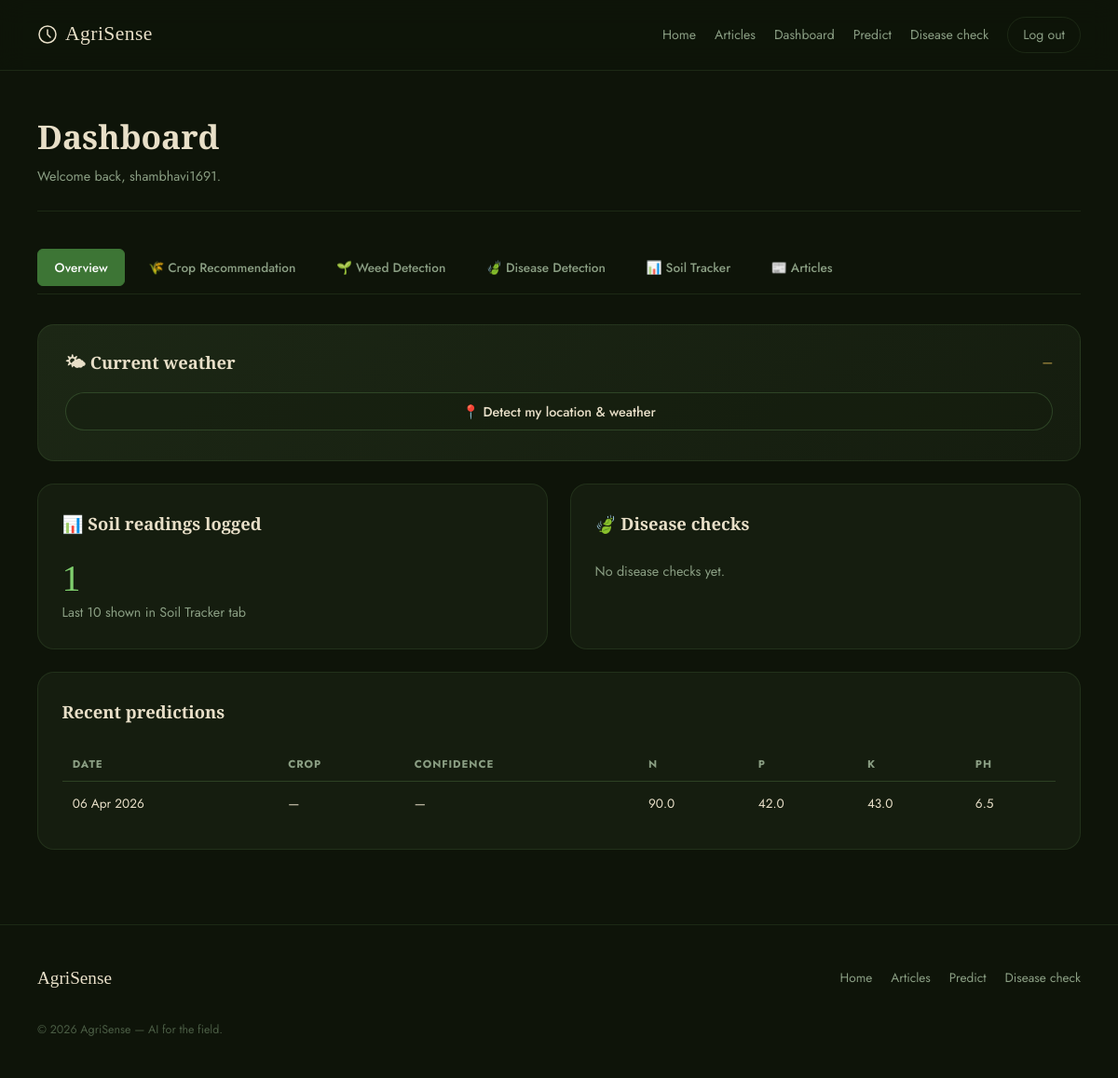
The page /dashboard/ (signed in) on the database its author committed.
### models.py (models this page shows, shortened)
class User(UserMixin, db.Model):
    __tablename__ = "users"
    id            = db.Column(db.Integer, primary_key=True)
    username      = db.Column(db.String(80),  unique=True, nullable=False)
    email         = db.Column(db.String(120), unique=True, nullable=False)
    password_hash = db.Column(db.String(256), nullable=False)
    created_at    = db.Column(db.DateTime, default=datetime.utcnow)
    soil_readings    = db.relationship("SoilReading",    backref="user", lazy=True)
    disease_reports  = db.relationship("DiseaseReport",  backref="user", lazy=True)

class SoilReading(db.Model):
    __tablename__ = "soil_readings"
    id          = db.Column(db.Integer, primary_key=True)
    user_id     = db.Column(db.Integer, db.ForeignKey("users.id"), nullable=False)
    nitrogen    = db.Column(db.Float, nullable=False)   # kg/ha
    phosphorus  = db.Column(db.Float, nullable=False)
    potassium   = db.Column(db.Float, nullable=False)
    ph          = db.Column(db.Float, nullable=False)   # 0–14 scale
    temperature = db.Column(db.Float, nullable=False)   # °C
    humidity    = db.Column(db.Float, nullable=False)   # %
    rainfall    = db.Column(db.Float, nullable=False)   # mm
    recommended_crop = db.Column(db.String(100))
    confidence       = db.Column(db.Float)              # 0.0–1.0
    recorded_at = db.Column(db.DateTime, default=datetime.utcnow)

### routes/dashboard.py (the view)
@dashboard_bp.route("/")
@login_required
def index():
    readings = (
        SoilReading.query
        .filter_by(user_id=current_user.id)
        .order_by(SoilReading.recorded_at.desc())
        .limit(10)
        .all()
    )
    disease_history = (
        DiseaseReport.query
        .filter_by(user_id=current_user.id)
        .order_by(DiseaseReport.submitted_at.desc())
        .limit(5)
        .all()
    )
    chart_readings = list(reversed(readings))
    chart_data = {
        "labels":      [r.recorded_at.strftime("%d %b") for r in chart_readings],
        "ph":          [r.ph          for r in chart_readings],
        "nitrogen":    [r.nitrogen    for r in chart_readings],
        "phosphorus":  [r.phosphorus  for r in chart_readings],
        "potassium":   [r.potassium   for r in chart_readings],
        "temperature": [r.temperature for r in chart_readings],
        "humidity":    [r.humidity    for r in chart_readings],
        "rainfall":    [r.rainfall    for r in chart_readings],
    }
    chart_json = json.dumps(chart_data)
    posts = BlogPost.query.order_by(BlogPost.created_at.desc()).limit(6).all()
    from flask import session
    weed_result = session.pop('weed_result', None)
    weed_error = session.pop('weed_error', None)
    return render_template(
        "dashboard/index.html",
        readings=readings,
        disease_history=disease_history,
        chart_json=chart_json,
        posts=posts,
        prediction=weed_result['prediction'] if weed_result else None,
        confidence=weed_result['confidence'] if weed_result else None,
        suggestion=weed_result['suggestion'] if weed_result else None,
        action=weed_result['action'] if weed_result else None,
        weed_error=weed_error
    )

### models.py (called while the page is built)
@login_manager.user_loader
def load_user(user_id: str):
    return User.query.get(int(user_id))

### templates/dashboard/index.html (shortened to what this page needs)
{% extends "base.html" %}
{% block content %}
<section class="dash-page">
  <header class="dash-header">
    <div>
      <h1>Dashboard</h1>
      <p class="dash-sub">Welcome back, {{ current_user.username }}.</p>
    </div>
  </header>
  <nav class="dash-tabs" id="dashTabs">
    <button class="dash-tab active" data-tab="overview">Overview</button>
    <button class="dash-tab" data-tab="crop-rec">🌾 Crop Recommendation</button>
    <button class="dash-tab" data-tab="weed-det">🌱 Weed Detection</button>
    <button class="dash-tab" data-tab="disease-det">🍃 Disease Detection</button>
    <button class="dash-tab" data-tab="soil-tracker">📊 Soil Tracker</button>
    <button class="dash-tab" data-tab="articles">📰 Articles</button>
  </nav>
  <div class="tab-pane active" id="tab-overview">
    <div class="weather-card" id="weather-card">
      <div class="weather-header">
        <h3>🌤 Current weather</h3>
        <span class="weather-loc" id="weather-loc">—</span>
      </div>
      <button class="btn btn--outline btn--full weather-btn" id="detect-loc-btn">📍 Detect my location & weather</button>
    </div>
    <div class="two-col" style="margin-bottom:1.5rem;">
      <div class="panel">
        <div class="panel-header"><h2>📊 Soil readings logged</h2></div>
        <p style="font-family:var(--display);font-size:2.5rem;color:var(--leaf-lt);line-height:1;">{{ readings|length }}</p>
        <p class="muted-text" style="margin-top:.3rem;">Last 10 shown in Soil Tracker tab</p>
      </div>
      <div class="panel">
        <div class="panel-header"><h2>🍃 Disease checks</h2></div>
        {% if disease_history %}
          <ul class="disease-list">
            {% for d in disease_history[:3] %}
            <li class="disease-item">
              <img src="{{ url_for('static', filename=d.image_path) }}" alt="leaf" class="disease-thumb">
              <div class="disease-info">
                <span class="disease-name">{{ d.disease_name }}</span>
                <span class="disease-conf">{{ (d.confidence * 100) | round(0) | int }}%</span>
                <span class="disease-date">{{ d.submitted_at.strftime("%d %b") }}</span>
              </div>
            </li>
            {% endfor %}
          </ul>
        {% else %}
          <p class="muted-text">No disease checks yet.</p>
        {% endif %}
      </div>
    </div>
    {% if readings %}
    <div class="panel">
      <div class="panel-header"><h2>Recent predictions</h2></div>
      <div class="table-wrap">
        <table class="data-table">
          <thead><tr><th>Date</th><th>Crop</th><th>Confidence</th><th>N</th><th>P</th><th>K</th><th>pH</th></tr></thead>
          <tbody>
            {% for r in readings[:5] %}
            <tr>
              <td>{{ r.recorded_at.strftime("%d %b %Y") }}</td>
              <td>{% if r.recommended_crop %}<span class="crop-badge">{{ r.recommended_crop|title }}</span>{% else %}—{% endif %}</td>
              <td>{% if r.confidence %}<div class="mini-bar"><div class="mini-fill" style="width:{{ (r.confidence*100)|int }}%"></div></div><span class="conf-text">{{ (r.confidence*100)|round(0)|int }}%</span>{% else %}—{% endif %}</td>
              <td>{{ r.nitrogen }}</td><td>{{ r.phosphorus }}</td><td>{{ r.potassium }}</td><td>{{ r.ph }}</td>
            </tr>
            {% endfor %}
          </tbody>
        </table>
      </div>
    </div>
    {% endif %}
  </div>
</section>
{% endblock %}

### static/css/main.css (style rules this page uses)
:root { --ink: #0e1409; --earth: #151d0f; --earth2: #1c2715; --earth3: #232f1b; --moss: #3d7535; --leaf: #5ea84f; --leaf-lt: #7fcf6d; --gold: #c9a84c; --gold-lt: #e0c278; --parchment: #e8dfc8; --mist: #8a9e83; --fog: #4a5c44; --line: rgba(93,140,80,.18); --radius-sm: 6px; --radius-md: 12px; --radius-lg: 18px; --radius-xl: 26px; --display: 'Cormorant Garamond', Georgia, serif; --body: 'Jost', system-ui, sans-serif; --trans: all .22s ease; }
*, *::before, *::after { box-sizing: border-box; margin: 0; padding: 0; }
html { scroll-behavior: smooth; }
body { background: var(--ink); color: var(--parchment); font-family: var(--body); font-size: 16px; line-height: 1.75; -webkit-font-smoothing: antialiased; }
.muted-text { color: var(--mist); font-size: .9rem; }
.btn { display: inline-block; font-family: var(--body); font-size: .9rem; font-weight: 500; padding: .6rem 1.4rem; border-radius: 999px; border: none; cursor: pointer; transition: var(--trans); white-space: nowrap; }
.btn--outline { background: rgba(21,29,15,.45); border: 1px solid rgba(93,140,80,.35); color: var(--parchment); }
.btn--full { display: block; width: 100%; text-align: center; }
.dash-page { padding: 2.5rem 2.5rem 5rem; max-width: 1400px; margin: 0 auto; }
.dash-header { display: flex; justify-content: space-between; align-items: center; margin-bottom: 2.5rem; padding-bottom: 1.5rem; border-bottom: 1px solid var(--line); }
.dash-header h1 { font-family: var(--display); font-size: 2.2rem; }
.dash-sub { color: var(--mist); font-size: .9rem; }
.panel { background: var(--earth); border: 1px solid var(--line); border-radius: var(--radius-lg); padding: 1.6rem; }
.panel-header { display: flex; justify-content: space-between; align-items: center; margin-bottom: 1.4rem; }
.panel-header h2 { font-family: var(--display); font-size: 1.15rem; }
.table-wrap { overflow-x: auto; }
.data-table { width: 100%; border-collapse: collapse; font-size: .85rem; }
.data-table th { text-align: left; color: var(--mist); font-size: .72rem; text-transform: uppercase; letter-spacing: .08em; padding: .5rem .7rem; border-bottom: 1px solid var(--line); }
.data-table td { padding: .7rem .7rem; border-bottom: 1px solid rgba(93,140,80,.07); color: var(--parchment); vertical-align: middle; }
.data-table tr:last-child td { border-bottom: none; }

### templates/dashboard/index.html (style rules this page uses)
.dash-tabs { display:flex;gap:.4rem;overflow-x:auto;padding-bottom:.5rem;margin-bottom:2rem;border-bottom:1px solid var(--line); }
.dash-tab { font-family:var(--body);font-size:.85rem;font-weight:500;padding:.55rem 1.1rem;border-radius:var(--radius-sm);border:1px solid transparent;background:none;color:var(--mist);cursor:pointer;white-space:nowrap;transition:var(--trans); }
.dash-tab.active { background:var(--moss);color:#fff;border-color:var(--moss); }
.tab-pane { display:none; }
.tab-pane.active { display:block; }
.weather-card { background:linear-gradient(135deg,var(--earth2),var(--earth));border:1px solid var(--line);border-radius:var(--radius-lg);padding:1.5rem 1.8rem;margin-bottom:1.5rem; }
.weather-header { display:flex;justify-content:space-between;align-items:center;margin-bottom:1rem; }
.weather-header h3 { font-family:var(--display);font-size:1.15rem;color:var(--parchment); }
.weather-loc { font-size:.82rem;color:var(--gold); }
.weather-btn { margin-top:1rem; }
.two-col { display:grid;grid-template-columns:1fr 1fr;gap:1.5rem; }

### rows shown on the page
User: username "shambhavi1691"
SoilReading: recorded_at "06 Apr 2026", nitrogen "90.0", phosphorus "42.0", potassium "43.0", ph "6.5"

### other values the page prints
{{ readings|length }} "1"
